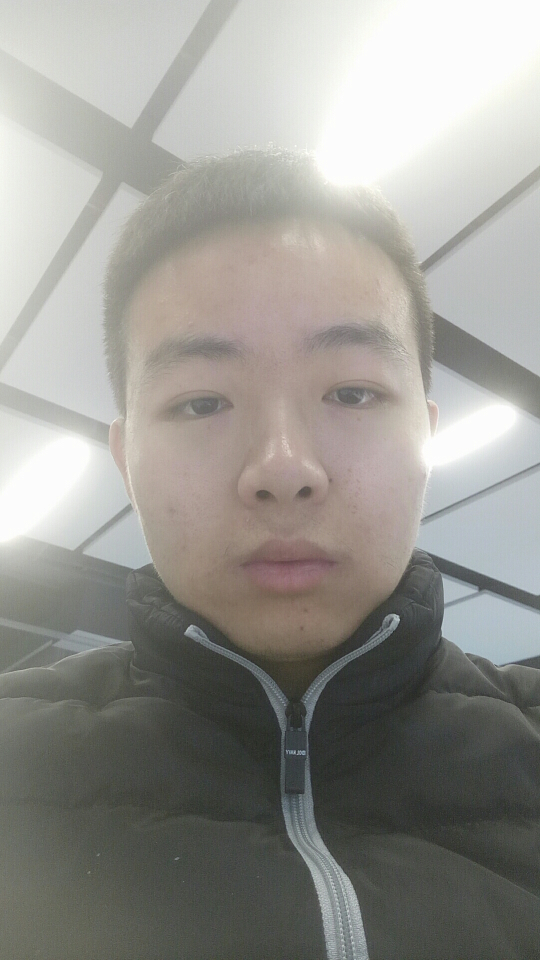
#> input picture uploads/2111703338_1.jpg, 1080 x 1920 px, given as the content of the folder D:/ProMe/ImageWeb/PythonPro/FaceRegLM/Face/test2/, which was not available (shown at 1/2 size)
$ python -i svm_5.py   (imports and definitions only)
#> lines starting #> are read from the running program, lines starting #| are printed output that depends on the picture; after the words box and inside, x2 and y2 are one past the last pixel; in counts of white or black regions, pixels touching at a corner belong together; pictures that were not available may be replaced by others from this repository, and a replacement may not be noted
# -*- coding: utf-8 -*-
import cv2
from numpy import *
from sklearn.decomposition import PCA
import traceback
import datetime
from sklearn import svm
import os
'''读取拍摄的图片'''
def readImg(imagePath):
#> called with imagePath = '../uploads/2111703338_1.jpg'
    image = cv2.imread(imagePath)
#> image is the input picture: shape (1920, 1080, 3); mean B, G, R 144.6, 149.8, 150.9
    gray = cv2.cvtColor(image, cv2.COLOR_BGR2GRAY)
    w, h = gray.shape[0:2]
#> w = 1920; h = 1080
    smallImg = cv2.resize(gray, (int(h / 3), int(w / 3)))
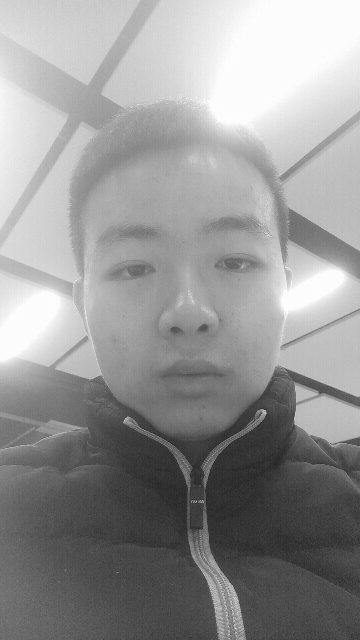
#> smallImg: shape (640, 360); min 35, max 255, mean 149.5
    cascPath = "D:\\ProMe\\ImageWeb\\PythonPro\\FaceRegLM\\cvTest\\haarcascade_frontalface_default.xml"
    faceCascade = cv2.CascadeClassifier(cascPath)
    faces = faceCascade.detectMultiScale(  # 在灰度图之中找到脸
        smallImg, 1.3, 3
    )
#> faces = [[68, 171, 245, 245]]
    '''这次是小的 w=89 w=110'''
    for face in faces:
        x, y, w, h = face
        cv2.rectangle(image, (x, y), (x + w, y + h), (0, 255, 0), 2)
        f = cv2.resize(smallImg[y:y + h, x:x + w], (100, 100))
#> this loop made 1 pass
#> pass 1, in readImg, `f = cv2.resize(smallImg[y:y + h, x:x + w], (100, 100))`:
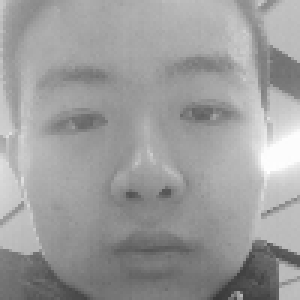
#> f: shape (100, 100) (shown 3 times larger); min 57, max 253, mean 156.4
#> after the loop:
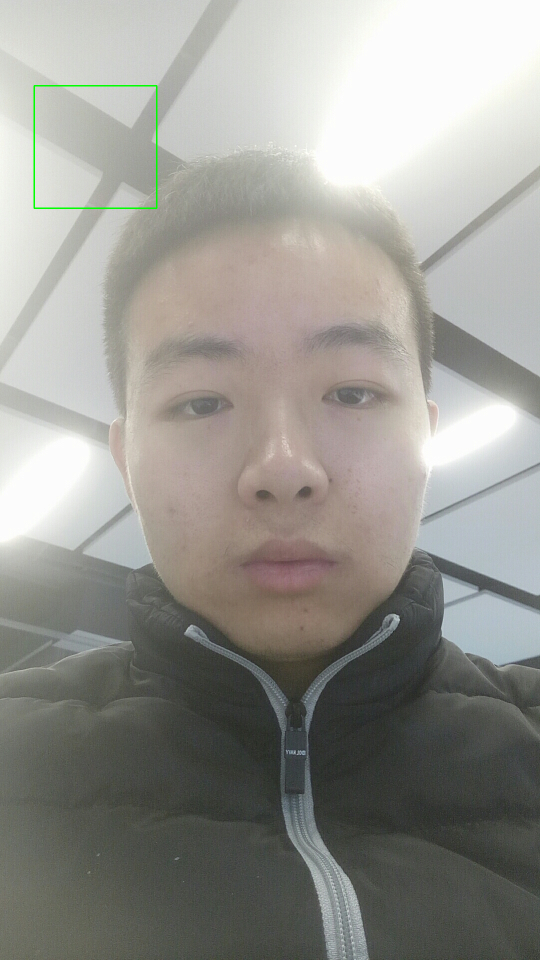
#> image: shape (1920, 1080, 3) (shown at 1/2 size); 0.14% of pixels changed, all inside (x1, y1, x2, y2) = (67, 170, 315, 418)
    cv2.normalize(f, f, 0, 255, cv2.NORM_MINMAX)
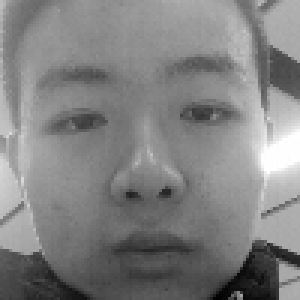
#> f: shape (100, 100) (shown 3 times larger); min 0, max 255, mean 129.4
    test_face = mat(f).flatten()
    test_face = float32(test_face)
    resImgName = datetime.datetime.now().strftime('%Y-%m-%d-%H-%M-%S')
    cv2.imwrite("D:\\ProMe\\ImageWeb\\PythonPro\\FaceRegLM\\Face\\test3\\" + resImgName + ".jpg", f)
    # cv2.waitKey(10)
    return test_face


'''加载全部图片，参数2是变化的'''
def loadSet(banji_Path,number):
    train_face = zeros((number, 100 * 100))  # 200*
    train_face_number = []
    pathFile = "D:\\ProMe\\ImageWeb\\PythonPro\\FaceRegLM\\Face\\" + banji_Path + "/"
    i = 0
    for files in os.listdir(pathFile):
        try:
            str_number = files.split("_")[0]  # 这是编号
            ImgFile = pathFile + files
            train_face_number.append(str_number)
            image = cv2.imread(ImgFile, 0)
            train_face[i, :] = mat(image).flatten()
            i += 1
        except Exception:
            traceback.print_exc()
    return train_face, train_face_number


'''这程序不是最终的，可能服务器的脚本找不到，先全部写在一个文件中
传入0.85,返回一个纬度值'''
def pca_reswei(data, Threshold):  # 200*11316 30维度
    data = float32(mat(data))  # mat转为矩阵
    rows, cols = data.shape  # 取大小
    '''平均脸'''
    data_mean = mean(data, 0)  # 对列求均值
    data_mean_all = tile(data_mean, (rows, 1))  # 矩阵在行列方向上拉伸
    Z = data - data_mean_all
    T1 = Z * Z.T  # 使用矩阵计算，所以前面mat
    D, V = linalg.eig(T1)  # 特征值与特征向量 #200*200的
    DIndex = argsort(-D)  # 从大到小排序
    '''
    按照道理取出阈值占比0.9；下面是单位化，总之为了计算的数据很小吧
    D是一维的长度
    DIndex[:i]也就是截取前面的长度
    '''
    lenD = len(DIndex)
    DInd_I = 0
    for j in range(lenD):
        temp_DInd_I = DIndex[:j]
        if (D[temp_DInd_I] / D.sum()).sum() >= Threshold:
            DInd_I = len(temp_DInd_I)
            break
    return DInd_I


'''主要使用svm+pca自带的方法，保存pca参数？，目录是项目工程的根目录
'''
def reg_res(testImgPath):
    banji_Path = "test2"
    '''加载图片时间done time=0.010ms  直接读取文本时间：done time=0.001ms'''
    train_face, train_face_number = loadSet(banji_Path,2)#人数是2
    # DInd_I = pca_reswei(train_face, 0.9)
    # print(DInd_I)
    DInd_I=1
    testImg = readImg(testImgPath)
    pca = PCA(n_components=DInd_I, svd_solver='randomized',  # 选择一种svd方式
              whiten=True).fit(train_face)
    '''2365.748 ms  0.004 ms'''

    savePath = "D:\\ProMe\\ImageWeb\\PythonPro\\FaceRegLM\\Face\\data\\" + banji_Path
    if not os.path.exists(savePath):
        X_train_pca = pca.transform(train_face)
        os.makedirs(savePath)
        savez(savePath + "\\" + banji_Path + ".npz", X_train_pca)

    X_pca = load(savePath + "\\" + banji_Path + ".npz")
    X_train_pca = X_pca["arr_0"]

#> (the run stopped early here; a loop or call above may not have finished)
